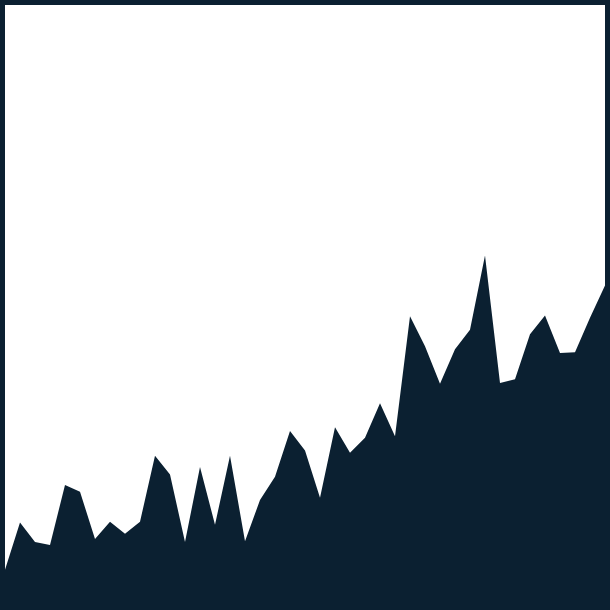

Notebook source saved alongside this figure:
### Code cell
chart = alt.Chart(df).mark_area(
    color="white",
    interpolate='linear',
    line=False,
    opacity=1
).encode(
    x=alt.X("date:T", axis=None),
    y=alt.Y("extent:Q", axis=None)
).properties(
    width=600,
    height=600
).configure(
    background='#0b2031'
).configure_view(
    strokeWidth=0
)

chart

### Figure 1 — Vega-Lite specification as saved in the notebook (floating-point values rounded to 4 significant figures)
{"config": {"view": {"continuousWidth": 400, "continuousHeight": 300, "strokeWidth": 0}, "background": "#0b2031"}, "data": {"name": "data-bb43416c548559ab21bed2ef23d23ae6"}, "mark": {"type": "area", "color": "white", "interpolate": "linear", "line": false, "opacity": 1}, "encoding": {"x": {"axis": null, "field": "date", "type": "temporal"}, "y": {"axis": null, "field": "extent", "type": "quantitative"}}, "height": 600, "width": 600, "$schema": "https://vega.github.io/schema/vega-lite/v4.17.0.json", "datasets": {"data-bb43416c548559ab21bed2ef23d23ae6": [{"date": 1980, "extent": -7.53}, {"date": 1981, "extent": -6.9}, {"date": 1982, "extent": -7.16}, {"date": 1983, "extent": -7.2}, {"date": 1984, "extent": -6.4}, {"date": 1985, "extent": -6.49}, {"date": 1986, "extent": -7.12}, {"date": 1987, "extent": -6.89}, {"date": 1988, "extent": -7.05}, {"date": 1989, "extent": -6.89}, {"date": 1990, "extent": -6.01}, {"date": 1991, "extent": -6.26}, {"date": 1992, "extent": -7.16}, {"date": 1993, "extent": -6.16}, {"date": 1994, "extent": -6.93}, {"date": 1995, "extent": -6.01}, {"date": 1996, "extent": -7.15}, {"date": 1997, "extent": -6.6}, {"date": 1998, "extent": -6.29}, {"date": 1999, "extent": -5.68}, {"date": 2000, "extent": -5.94}, {"date": 2001, "extent": -6.57}, {"date": 2002, "extent": -5.63}, {"date": 2003, "extent": -5.97}, {"date": 2004, "extent": -5.77}, {"date": 2005, "extent": -5.31}, {"date": 2006, "extent": -5.75}, {"date": 2007, "extent": -4.15}, {"date": 2008, "extent": -4.55}, {"date": 2009, "extent": -5.05}, {"date": 2010, "extent": -4.59}, {"date": 2011, "extent": -4.33}, {"date": 2012, "extent": -3.34}, {"date": 2013, "extent": -5.04}, {"date": 2014, "extent": -4.99}, {"date": 2015, "extent": -4.39}, {"date": 2016, "extent": -4.14}, {"date": 2017, "extent": -4.64}, {"date": 2018, "extent": -4.63}, {"date": 2019, "extent": -4.17}, {"date": 2020, "extent": -3.74}]}}
